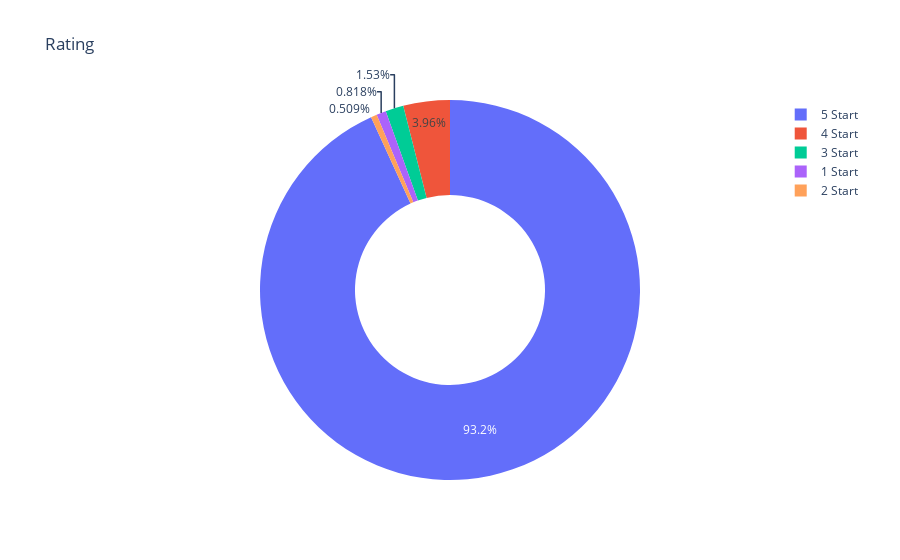

Here is the notebook cell this chart was saved with:
### Code cell
import plotly.express as px

# rating = df['Total Rating'].sum()
start5 = df['5 Start'].sum()
start4 = df['4 Start'].sum()
start3 = df['3 Start'].sum()
start2 = df['2 Start'].sum()
start1 = df['1 Start'].sum()

labels = ['5 Start','4 Start','3 Start','2 Start', '1 Start']
values = [start5, start4, start3, start2, start1]

fig = px.pie(df, values=values, names=labels,
             title='Rating', hole=0.5)
fig.show()

### Figure 1 — Plotly figure (JSON) as saved in the notebook; plotly's stock layout.template omitted (floating-point values rounded to 4 significant figures)
{"data": [{"domain": {"x": [0, 1], "y": [0, 1]}, "hole": 0.5, "hovertemplate": "label=%{label}<br>value=%{value}<extra></extra>", "labels": ["5 Start", "4 Start", "3 Start", "2 Start", "1 Start"], "legendgroup": "", "name": "", "showlegend": true, "type": "pie", "values": [10031993, 426605, 164582, 54849, 88117]}], "layout": {"legend": {"tracegroupgap": 0}, "title": {"text": "Rating"}}}
